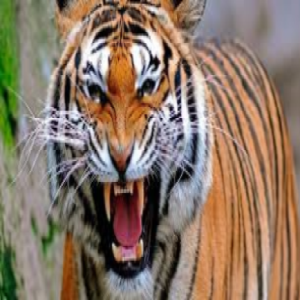
#> input picture img1.png, 300 x 300 px; its folder holds 2 pictures in this run
$ python -i operacion_Image.py   (imports and definitions only)   (older library calls are emulated)
#> lines starting #> are read from the running program, lines starting #| are printed output that depends on the picture
#Pedro Miguel Elguera Mora 19110148
#Practica 2

from ast import Try
import cv2
import numpy as np
import PIL
from PIL import ImageTk
from PIL import Image
import tkinter as tk
from tkinter import *
from tkinter import ttk
import imutils
import keyboard
import math as ma

opc=0
#image = None

def operaciones():

    img1 = cv2.imread('img1.png')
#> img1 is the input picture: shape (300, 300, 3); mean B, G, R 102.8, 119.4, 138.9
    img2 = cv2.imread('img2.png')
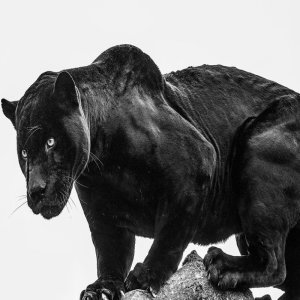
#> input picture img2.png, 300 x 300 px
#> img2 is the input picture: shape (300, 300, 3); min 1, max 252, mean 115.9
    # [4 lines of commented-out code are left out]
    global opc

    opc = opc+1
    print("Presionaste la R para continuar:",opc)
    if opc == 1:
        etiqueta_titular.configure(text="Suma por Open CV add")
        image=cv2.add(img1,img2)
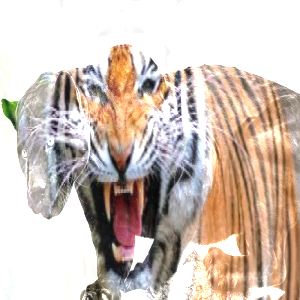
#> image: shape (300, 300, 3); mean B, G, R 184.2, 193.7, 208.4
        image = imutils.resize(image,height=350)
#> image: shape (350, 350, 3)
        image = cv2.cvtColor(image,cv2.COLOR_BGR2RGB)
        #print(image)
        im=PIL.Image.fromarray(image,'RGB')
        img3r=ImageTk.PhotoImage(image=im)
#> (the run stopped early here; a loop or call above may not have finished)
